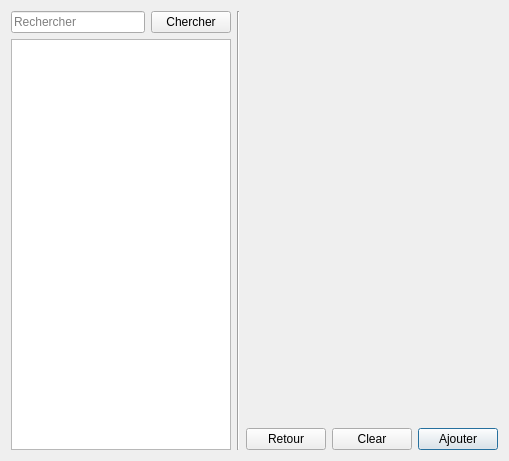
<?xml version="1.0" encoding="UTF-8"?>
<ui version="4.0">
 <class>EleveForm</class>
 <widget class="QWidget" name="EleveForm">
  <property name="geometry">
   <rect>
    <x>0</x>
    <y>0</y>
    <width>509</width>
    <height>461</height>
   </rect>
  </property>
  <property name="windowTitle">
   <string>Form</string>
  </property>
  <layout class="QGridLayout" name="gridLayout">
   <item row="3" column="6">
    <widget class="QPushButton" name="pbAjoutMod">
     <property name="text">
      <string>Ajouter</string>
     </property>
     <property name="default">
      <bool>true</bool>
     </property>
    </widget>
   </item>
   <item row="0" column="4" rowspan="3" colspan="3">
    <widget class="QWidget" name="widget" native="true"/>
   </item>
   <item row="1" column="0" rowspan="3" colspan="2">
    <widget class="QListWidget" name="lwEleves"/>
   </item>
   <item row="0" column="0">
    <widget class="QLineEdit" name="leSearch">
     <property name="inputMethodHints">
      <set>Qt::ImhNone</set>
     </property>
     <property name="text">
      <string/>
     </property>
     <property name="placeholderText">
      <string>Rechercher</string>
     </property>
    </widget>
   </item>
   <item row="3" column="4">
    <widget class="QPushButton" name="pbReturnClear">
     <property name="text">
      <string>Retour</string>
     </property>
    </widget>
   </item>
   <item row="0" column="1">
    <widget class="QPushButton" name="pbSearch">
     <property name="text">
      <string>Chercher</string>
     </property>
    </widget>
   </item>
   <item row="0" column="3" rowspan="4">
    <widget class="Line" name="line">
     <property name="orientation">
      <enum>Qt::Vertical</enum>
     </property>
    </widget>
   </item>
   <item row="3" column="5">
    <widget class="QPushButton" name="pbClearSupp">
     <property name="text">
      <string>Clear</string>
     </property>
    </widget>
   </item>
  </layout>
 </widget>
 <tabstops>
  <tabstop>leSearch</tabstop>
  <tabstop>lwEleves</tabstop>
  <tabstop>pbReturnClear</tabstop>
  <tabstop>pbClearSupp</tabstop>
  <tabstop>pbAjoutMod</tabstop>
  <tabstop>pbSearch</tabstop>
 </tabstops>
 <resources/>
 <connections>
  <connection>
   <sender>leSearch</sender>
   <signal>returnPressed()</signal>
   <receiver>pbSearch</receiver>
   <slot>click()</slot>
   <hints>
    <hint type="sourcelabel">
     <x>115</x>
     <y>26</y>
    </hint>
    <hint type="destinationlabel">
     <x>160</x>
     <y>30</y>
    </hint>
   </hints>
  </connection>
 </connections>
</ui>
